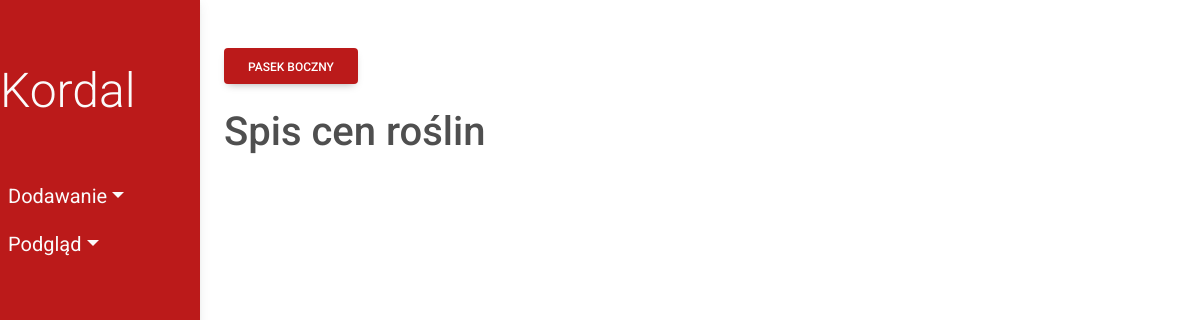
The app's page /plant_prices/, older data.
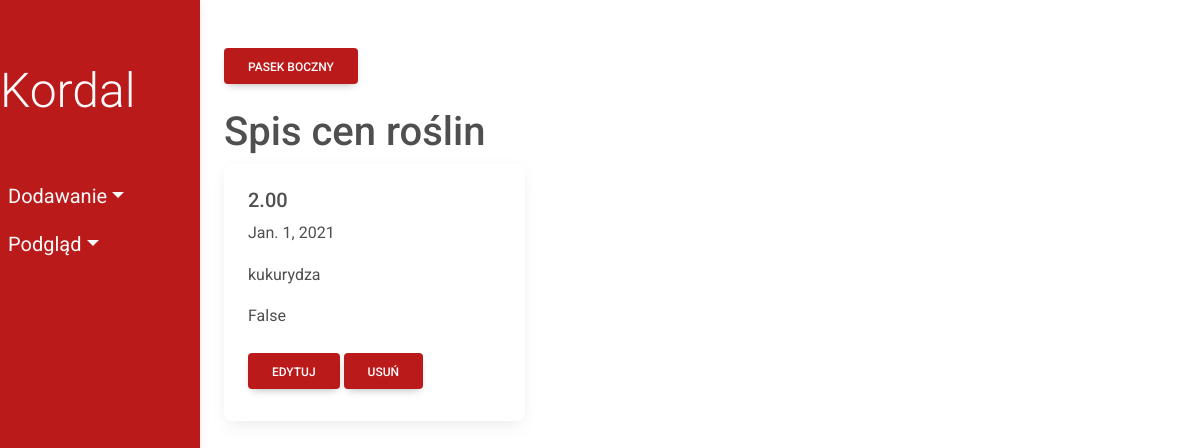
The same page, newer data.
### fields/models.py (models this page shows, shortened)
class PlantPrice(models.Model):
    price = models.DecimalField(max_digits=10, decimal_places=2)
    date = models.DateField()
    plant = models.ForeignKey(Plant, on_delete=models.CASCADE)
    is_predicted = models.BooleanField()
    class Meta:
        db_table = 'PlantPrice'

class Plant(models.Model):
    plant_name = models.CharField(max_length=50)
    seed_price = models.DecimalField(max_digits=10, decimal_places=2)
    class Meta:
        db_table = 'Plant'
    def __str__(self):
        return self.plant_name

### fields/views/viewsPlantPrice.py (the view)
# urls.py: path('plant_prices/', viewsPlantPrice.show_plant_prices,
def show_plant_prices(request):
    plant_prices = PlantPrice.objects.all()
    return render(request, 'fields/show/plantPrice.html', {'plant_prices': plant_prices})

### fields/templates/fields/show/plantPrice.html
{% extends 'fields/index.html' %}
      {% block content %}
      <h1>Spis cen roślin</h1>
      <div class="row">
        {% for plant_price in plant_prices %}
        <div class="col-sm-4">
          <div class="card">
            <div class="card-body">
              <h5 class="card-title">{{ plant_price.price}}</h5>
              <p class="card-text">{{ plant_price.date}}</p>
              <p class="card-text">{{ plant_price.plant}}</p>
              <p class="card-text">{{ plant_price.is_predicted}}</p>
              <a href="update/{{plant_price.id}}" class="btn my-2 menu-btn">Edytuj</a>
              <a href="delete/{{plant_price.id}}" class="btn my-2 menu-btn">Usuń</a>
            </div>
          </div>
        </div>
        {% endfor %}
      </div>
    {% endblock %}

Row changes from the older to the newer data that the page shows:
added PlantPrice: price "2.00", date "Jan. 1, 2021", plant "kukurydza", is_predicted "False"
